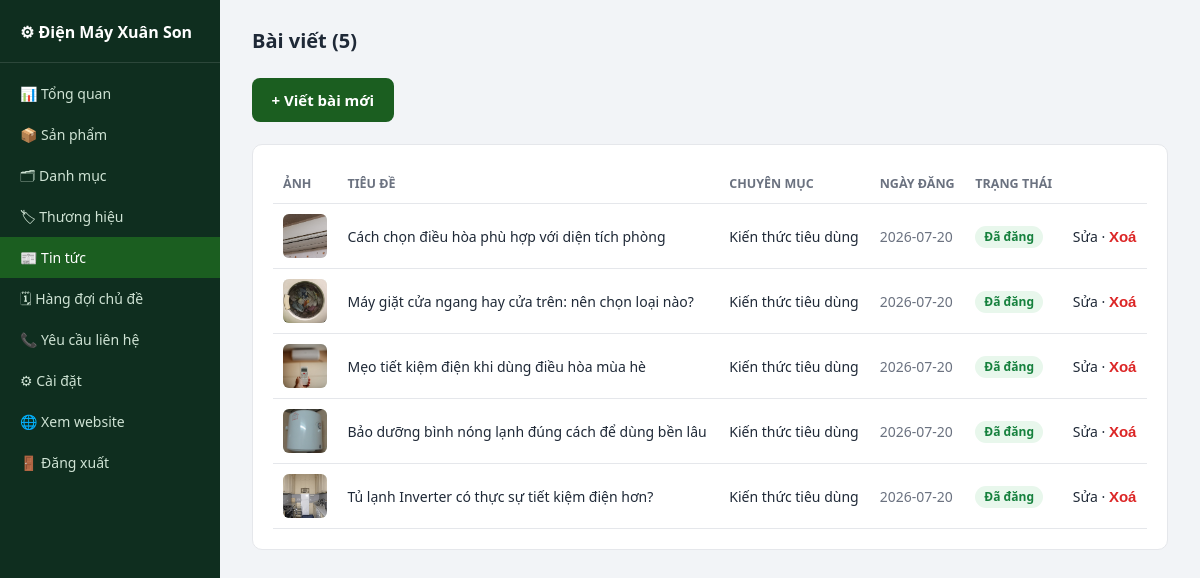
The app's page /admin/tin-tuc (signed in), older data.
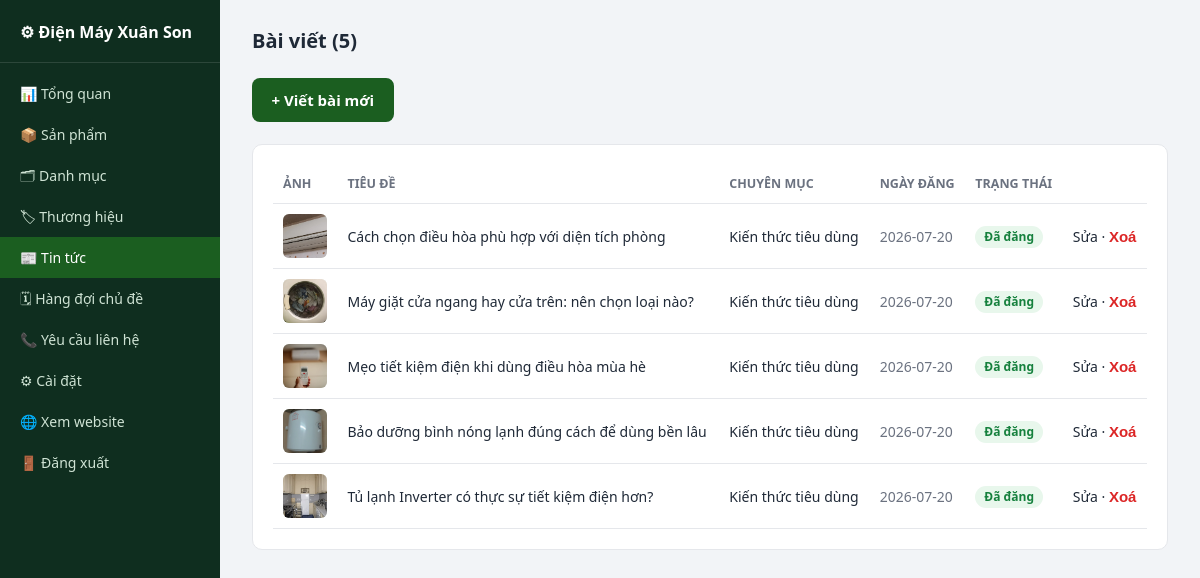
The same page, newer data.
### tables this page shows
CREATE TABLE articles (
    id INTEGER PRIMARY KEY AUTOINCREMENT,
    title TEXT NOT NULL,
    slug TEXT NOT NULL UNIQUE,
    image TEXT DEFAULT '',
    excerpt TEXT DEFAULT '',
    content TEXT DEFAULT '',
    category TEXT DEFAULT 'Kiến thức tiêu dùng',
    published INTEGER DEFAULT 1,
    created_at TEXT NOT NULL
, meta_title TEXT DEFAULT '', meta_description TEXT DEFAULT '', keyword TEXT DEFAULT '', related_product_ids TEXT DEFAULT '');

### app.py (the view)
@app.route("/admin/tin-tuc")
@login_required
def admin_articles():
    return render_template("admin/articles.html", articles=db.list_articles_admin())

### app.py (called while the page is built)
@app.before_request
def load_common():
    g.settings = db.load_settings()
    g.nav_categories = db.list_categories()

@app.context_processor
def inject_globals():
    return {"settings": g.settings, "nav_categories": g.nav_categories}

def login_required(view):
    from functools import wraps
    @wraps(view)
    def wrapped(*args, **kwargs):
        if not session.get("admin"):
            return redirect(url_for("admin_login", next=request.path))
        return view(*args, **kwargs)
    return wrapped

### db.py (called while the page is built)
@contextmanager
def get_conn():
    conn = sqlite3.connect(DB_PATH)
    conn.row_factory = sqlite3.Row
    conn.execute("PRAGMA foreign_keys = ON")
    try:
        yield conn
        conn.commit()
    finally:
        conn.close()

def load_settings() -> dict:
    try:
        with open(SETTINGS_PATH, encoding="utf-8") as f:
            data = json.load(f)
        merged = dict(DEFAULT_SETTINGS)
        merged.update(data)
        return merged
    except (OSError, json.JSONDecodeError):
        return dict(DEFAULT_SETTINGS)

def list_articles_admin():
    with get_conn() as c:
        return c.execute("SELECT * FROM articles ORDER BY created_at DESC").fetchall()

### templates/admin/articles.html (shortened to what this page needs)
{% extends "admin/base.html" %}
{% block heading %}Bài viết ({{ articles|length }}){% endblock %}
{% block content %}
<div class="admin-topbar">
  <a href="{{ url_for('admin_article_new') }}" class="btn btn-primary">+ Viết bài mới</a>
</div>
<div class="admin-card">
  <table class="admin-table">
    <thead><tr><th>Ảnh</th><th>Tiêu đề</th><th>Chuyên mục</th><th>Ngày đăng</th><th>Trạng thái</th><th></th></tr></thead>
    <tbody>
      {% for a in articles %}
      <tr>
        <td>
          {% if a.image %}<img class="thumb" src="{{ url_for('static', filename=a.image) }}" alt="">
          {% else %}<span class="thumb" style="display:flex;align-items:center;justify-content:center">📰</span>{% endif %}
        </td>
        <td><a href="{{ url_for('admin_article_edit', article_id=a.id) }}">{{ a.title }}</a></td>
        <td>{{ a.category }}</td>
        <td class="muted">{{ a.created_at[:10] }}</td>
        <td>{% if a.published %}<span class="tag tag-ok">Đã đăng</span>{% else %}<span class="tag tag-done">Nháp</span>{% endif %}</td>
        <td>
          <a href="{{ url_for('admin_article_edit', article_id=a.id) }}">Sửa</a> ·
          <form class="inline-form" method="post" action="{{ url_for('admin_article_delete', article_id=a.id) }}"
                onsubmit="return confirm('Xoá bài viết này?');">
            <button type="submit" class="btn" style="padding:0;background:none;color:var(--danger);font-weight:600">Xoá</button>
          </form>
        </td>
      </tr>
      {% else %}
      <tr><td colspan="6" class="muted">Chưa có bài viết nào.</td></tr>
      {% endfor %}
    </tbody>
  </table>
</div>
{% endblock %}

Row changes from the older to the newer data that the page shows:
changed articles "Cách chọn điều hòa phù hợp với diện tích phòng": image: a different picture
changed articles "Máy giặt cửa ngang hay cửa trên: nên chọn loại nào?": image: a different picture
changed articles "Mẹo tiết kiệm điện khi dùng điều hòa mùa hè": image: a different picture
changed articles "Bảo dưỡng bình nóng lạnh đúng cách để dùng bền lâu": image: a different picture
changed articles "Tủ lạnh Inverter có thực sự tiết kiệm điện hơn?": image: a different picture
